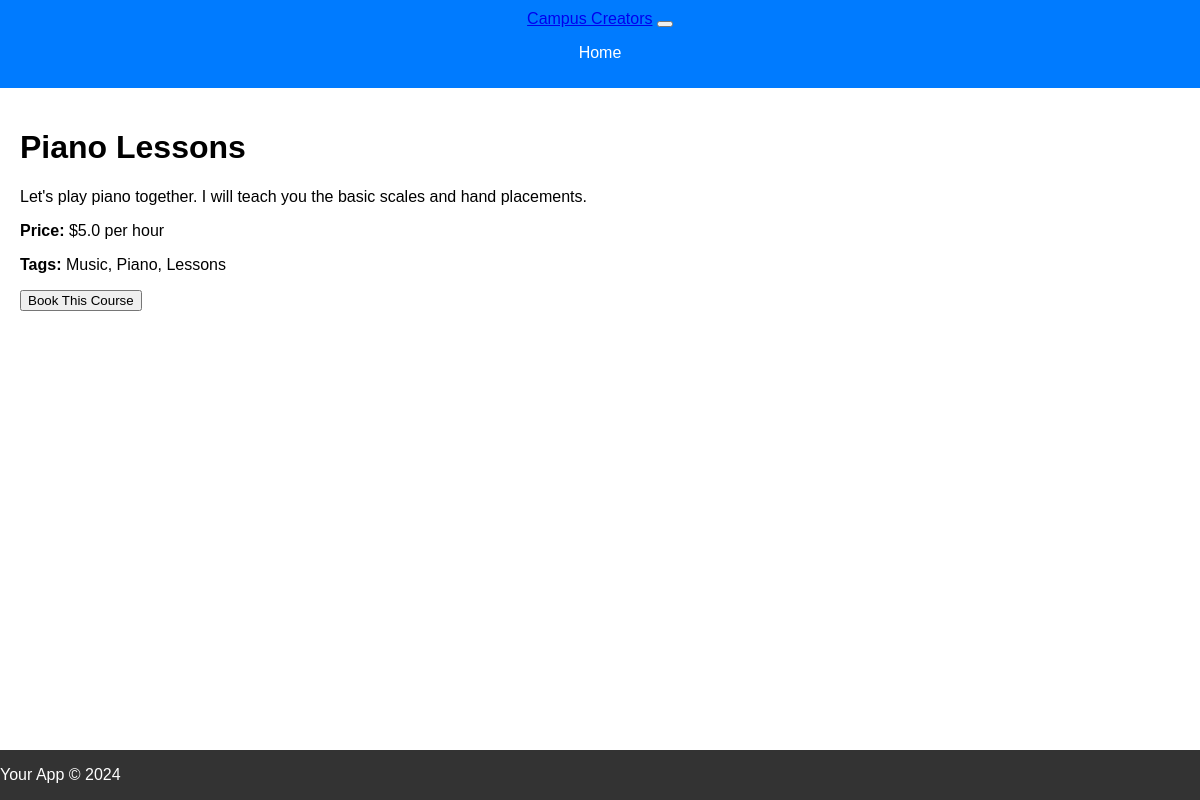
The page /course/1 on the database its author committed.
### app.py (models this page shows)
class Course(db.Model):
    id = db.Column(db.Integer, primary_key=True)
    title = db.Column(db.String(100), nullable=False)
    description = db.Column(db.Text, nullable=False)
    price_per_hour = db.Column(db.Float, nullable=False)
    image_url = db.Column(db.String(255))  # Assuming images are hosted elsewhere and accessed via URL
    category_tags = db.Column(db.String(255))  # Could be a comma-separated list or a relationship to another table
    rating = db.Column(db.Float)  # Average rating, possibly updated via a separate ratings model or table
    created_at = db.Column(db.DateTime, default=datetime.utcnow)
    user_id = db.Column(db.Integer, db.ForeignKey('user.id'), nullable=False)  # Linking a course to a user
    creator = relationship('User', backref='courses')  # Establishing a bidirectional relationship with the User model

### app.py (the view)
@app.route('/course/<int:course_id>')
def course_details(course_id):
    course = Course.query.get_or_404(course_id)
    return render_template('course_details.html', course=course)

### templates/course_details.html
{% extends 'base.html' %}
{% block content %}
<div class="course-detail">
    <h1>{{ course.title }}</h1>
    <p>{{ course.description }}</p>
    <p><strong>Price:</strong> ${{ course.price_per_hour }} per hour</p>
    <p><strong>Tags:</strong> {{ course.category_tags }}</p>
    <form action="{{ url_for('book_course', course_id=course.id) }}" method="post">
        <button type="submit" class="btn btn-primary">Book This Course</button>
    </form>
</div>
{% endblock %}

### static/css/style.css (style rules this page uses)
body { font-family: Arial, sans-serif; margin: 0; padding: 0; display: flex; flex-direction: column; min-height: 100vh; }

### rows shown on the page
Course: title "Piano Lessons", description "Let's play piano together. I will teach you the basic scales and hand placements.", price_per_hour "5.0", category_tags "Music, Piano, Lessons"
